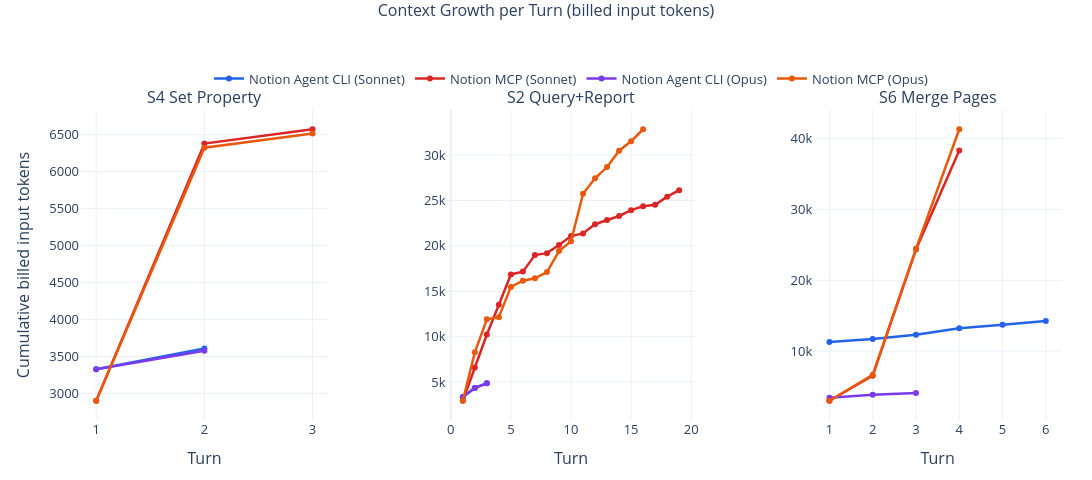

The notebook cell this image was saved under:
### Markdown cell above
## 7. Cumulative Cost per Turn

Shows how billed input tokens accumulate as turns progress. Each turn re-sends the full conversation context, so more turns = quadratic cost growth. NAC finishes in 2-3 turns; MCP needs 4-40.

### Code cell
showcase = [4, 2, 6]
available = [s for s in showcase if s in df.scenario_num.values]
if not available:
    available = sorted(df.scenario_num.unique())[:3]

fig = make_subplots(rows=1, cols=len(available),
                    subplot_titles=[f"S{s} {SCENARIO_NAMES.get(s, '')}" for s in available],
                    horizontal_spacing=0.12)

for col, s in enumerate(available, 1):
    max_turns = 0
    for label in labels:
        sub = df[(df.scenario_num == s) & (df.label == label) & (df.iteration == 1)]
        if sub.empty:
            continue
        turn_tokens = sub.iloc[0].get("turn_tokens", [])
        if not turn_tokens:
            continue
        billed = [t["billed"] for t in turn_tokens]
        cumulative = np.cumsum(billed)
        max_turns = max(max_turns, len(cumulative))
        color = PALETTE.get(label, "#888")

        fig.add_trace(go.Scatter(
            x=list(range(1, len(cumulative) + 1)), y=cumulative,
            mode="lines+markers", name=label, legendgroup=label,
            line=dict(color=color, width=2.5), marker=dict(size=6),
            showlegend=(col == 1),
            hovertemplate=f"Turn %{{x}}<br>Cumulative: %{{y:,.0f}} tokens<extra>{label}</extra>",
        ), row=1, col=col)

    tick_step = 1 if max_turns <= 8 else 5
    fig.update_xaxes(title_text="Turn", dtick=tick_step, row=1, col=col)

fig.update_yaxes(title_text="Cumulative billed input tokens", row=1, col=1)
fig.update_layout(**LAYOUT, height=480, width=1100,
    title=dict(text="Context Growth per Turn (billed input tokens)",
               y=0.99, x=0.5, xanchor="center", font_size=16),
    margin=dict(t=110, b=60, l=80, r=30),
    legend=dict(orientation="h", yanchor="top", y=1.15, x=0.5, xanchor="center"))
fig.show()

### Figure 1 — Plotly figure (JSON) as saved in the notebook; plotly's stock layout.template omitted (floating-point values rounded to 4 significant figures)
{"data": [{"hovertemplate": "Turn %{x}<br>Cumulative: %{y:,.0f} tokens<extra>Notion Agent CLI (Sonnet)</extra>", "legendgroup": "Notion Agent CLI (Sonnet)", "line": {"color": "#2563EB", "width": 2.5}, "marker": {"size": 6}, "mode": "lines+markers", "name": "Notion Agent CLI (Sonnet)", "showlegend": true, "type": "scatter", "x": [1, 2], "xaxis": "x", "y": [3328, 3608], "yaxis": "y"}, {"hovertemplate": "Turn %{x}<br>Cumulative: %{y:,.0f} tokens<extra>Notion MCP (Sonnet)</extra>", "legendgroup": "Notion MCP (Sonnet)", "line": {"color": "#DC2626", "width": 2.5}, "marker": {"size": 6}, "mode": "lines+markers", "name": "Notion MCP (Sonnet)", "showlegend": true, "type": "scatter", "x": [1, 2, 3], "xaxis": "x", "y": [2902, 6380, 6574], "yaxis": "y"}, {"hovertemplate": "Turn %{x}<br>Cumulative: %{y:,.0f} tokens<extra>Notion Agent CLI (Opus)</extra>", "legendgroup": "Notion Agent CLI (Opus)", "line": {"color": "#7C3AED", "width": 2.5}, "marker": {"size": 6}, "mode": "lines+markers", "name": "Notion Agent CLI (Opus)", "showlegend": true, "type": "scatter", "x": [1, 2], "xaxis": "x", "y": [3328, 3579], "yaxis": "y"}, {"hovertemplate": "Turn %{x}<br>Cumulative: %{y:,.0f} tokens<extra>Notion MCP (Opus)</extra>", "legendgroup": "Notion MCP (Opus)", "line": {"color": "#EA580C", "width": 2.5}, "marker": {"size": 6}, "mode": "lines+markers", "name": "Notion MCP (Opus)", "showlegend": true, "type": "scatter", "x": [1, 2, 3], "xaxis": "x", "y": [2902, 6324, 6518], "yaxis": "y"}, {"hovertemplate": "Turn %{x}<br>Cumulative: %{y:,.0f} tokens<extra>Notion Agent CLI (Sonnet)</extra>", "legendgroup": "Notion Agent CLI (Sonnet)", "line": {"color": "#2563EB", "width": 2.5}, "marker": {"size": 6}, "mode": "lines+markers", "name": "Notion Agent CLI (Sonnet)", "showlegend": false, "type": "scatter", "x": [1, 2, 3], "xaxis": "x2", "y": [3367, 4357, 4880], "yaxis": "y2"}, {"hovertemplate": "Turn %{x}<br>Cumulative: %{y:,.0f} tokens<extra>Notion MCP (Sonnet)</extra>", "legendgroup": "Notion MCP (Sonnet)", "line": {"color": "#DC2626", "width": 2.5}, "marker": {"size": 6}, "mode": "lines+markers", "name": "Notion MCP (Sonnet)", "showlegend": false, "type": "scatter", "x": [1, 2, 3, 4, 5, 6, 7, 8, 9, 10, 11, 12, 13, 14, 15, 16, 17, 18, 19], "xaxis": "x2", "y": [2941, 6594, 10236, 13520, 16856, 17168, 18994, 19203, 20091, 21085, 21377, 22389, 22851, 23297, 23938, 24368, 24538, 25427, 26140], "yaxis": "y2"}, {"hovertemplate": "Turn %{x}<br>Cumulative: %{y:,.0f} tokens<extra>Notion Agent CLI (Opus)</extra>", "legendgroup": "Notion Agent CLI (Opus)", "line": {"color": "#7C3AED", "width": 2.5}, "marker": {"size": 6}, "mode": "lines+markers", "name": "Notion Agent CLI (Opus)", "showlegend": false, "type": "scatter", "x": [1, 2, 3], "xaxis": "x2", "y": [3367, 4348, 4857], "yaxis": "y2"}, {"hovertemplate": "Turn %{x}<br>Cumulative: %{y:,.0f} tokens<extra>Notion MCP (Opus)</extra>", "legendgroup": "Notion MCP (Opus)", "line": {"color": "#EA580C", "width": 2.5}, "marker": {"size": 6}, "mode": "lines+markers", "name": "Notion MCP (Opus)", "showlegend": false, "type": "scatter", "x": [1, 2, 3, 4, 5, 6, 7, 8, 9, 10, 11, 12, 13, 14, 15, 16], "xaxis": "x2", "y": [2941, 8273, 11921, 12149, 15483, 16163, 16432, 17113, 19429, 20499, 25744, 27452, 28688, 30488, 31522, 32851], "yaxis": "y2"}, {"hovertemplate": "Turn %{x}<br>Cumulative: %{y:,.0f} tokens<extra>Notion Agent CLI (Sonnet)</extra>", "legendgroup": "Notion Agent CLI (Sonnet)", "line": {"color": "#2563EB", "width": 2.5}, "marker": {"size": 6}, "mode": "lines+markers", "name": "Notion Agent CLI (Sonnet)", "showlegend": false, "type": "scatter", "x": [1, 2, 3, 4, 5, 6], "xaxis": "x3", "y": [11291, 11706, 12319, 13225, 13731, 14244], "yaxis": "y3"}, {"hovertemplate": "Turn %{x}<br>Cumulative: %{y:,.0f} tokens<extra>Notion MCP (Sonnet)</extra>", "legendgroup": "Notion MCP (Sonnet)", "line": {"color": "#DC2626", "width": 2.5}, "marker": {"size": 6}, "mode": "lines+markers", "name": "Notion MCP (Sonnet)", "showlegend": false, "type": "scatter", "x": [1, 2, 3, 4], "xaxis": "x3", "y": [2991, 6536, 24349, 38337], "yaxis": "y3"}, {"hovertemplate": "Turn %{x}<br>Cumulative: %{y:,.0f} tokens<extra>Notion Agent CLI (Opus)</extra>", "legendgroup": "Notion Agent CLI (Opus)", "line": {"color": "#7C3AED", "width": 2.5}, "marker": {"size": 6}, "mode": "lines+markers", "name": "Notion Agent CLI (Opus)", "showlegend": false, "type": "scatter", "x": [1, 2, 3], "xaxis": "x3", "y": [3417, 3834, 4072], "yaxis": "y3"}, {"hovertemplate": "Turn %{x}<br>Cumulative: %{y:,.0f} tokens<extra>Notion MCP (Opus)</extra>", "legendgroup": "Notion MCP (Opus)", "line": {"color": "#EA580C", "width": 2.5}, "marker": {"size": 6}, "mode": "lines+markers", "name": "Notion MCP (Opus)", "showlegend": false, "type": "scatter", "x": [1, 2, 3, 4], "xaxis": "x3", "y": [2991, 6644, 24434, 41321], "yaxis": "y3"}], "layout": {"annotations": [{"font": {"size": 16}, "showarrow": false, "text": "S4 Set Property", "x": 0.1267, "xanchor": "center", "xref": "paper", "y": 1, "yanchor": "bottom", "yref": "paper"}, {"font": {"size": 16}, "showarrow": false, "text": "S2 Query+Report", "x": 0.5, "xanchor": "center", "xref": "paper", "y": 1, "yanchor": "bottom", "yref": "paper"}, {"font": {"size": 16}, "showarrow": false, "text": "S6 Merge Pages", "x": 0.8733, "xanchor": "center", "xref": "paper", "y": 1, "yanchor": "bottom", "yref": "paper"}], "font": {"size": 13}, "height": 480, "legend": {"orientation": "h", "x": 0.5, "xanchor": "center", "y": 1.15, "yanchor": "top"}, "margin": {"b": 60, "l": 80, "r": 30, "t": 110}, "title": {"font": {"size": 16}, "text": "Context Growth per Turn (billed input tokens)", "x": 0.5, "xanchor": "center", "y": 0.99}, "width": 1100, "xaxis": {"anchor": "y", "domain": [0, 0.2533], "dtick": 1, "title": {"text": "Turn"}}, "xaxis2": {"anchor": "y2", "domain": [0.3733, 0.6267], "dtick": 5, "title": {"text": "Turn"}}, "xaxis3": {"anchor": "y3", "domain": [0.7467, 1], "dtick": 1, "title": {"text": "Turn"}}, "yaxis": {"anchor": "x", "domain": [0, 1], "title": {"text": "Cumulative billed input tokens"}}, "yaxis2": {"anchor": "x2", "domain": [0, 1]}, "yaxis3": {"anchor": "x3", "domain": [0, 1]}}}
